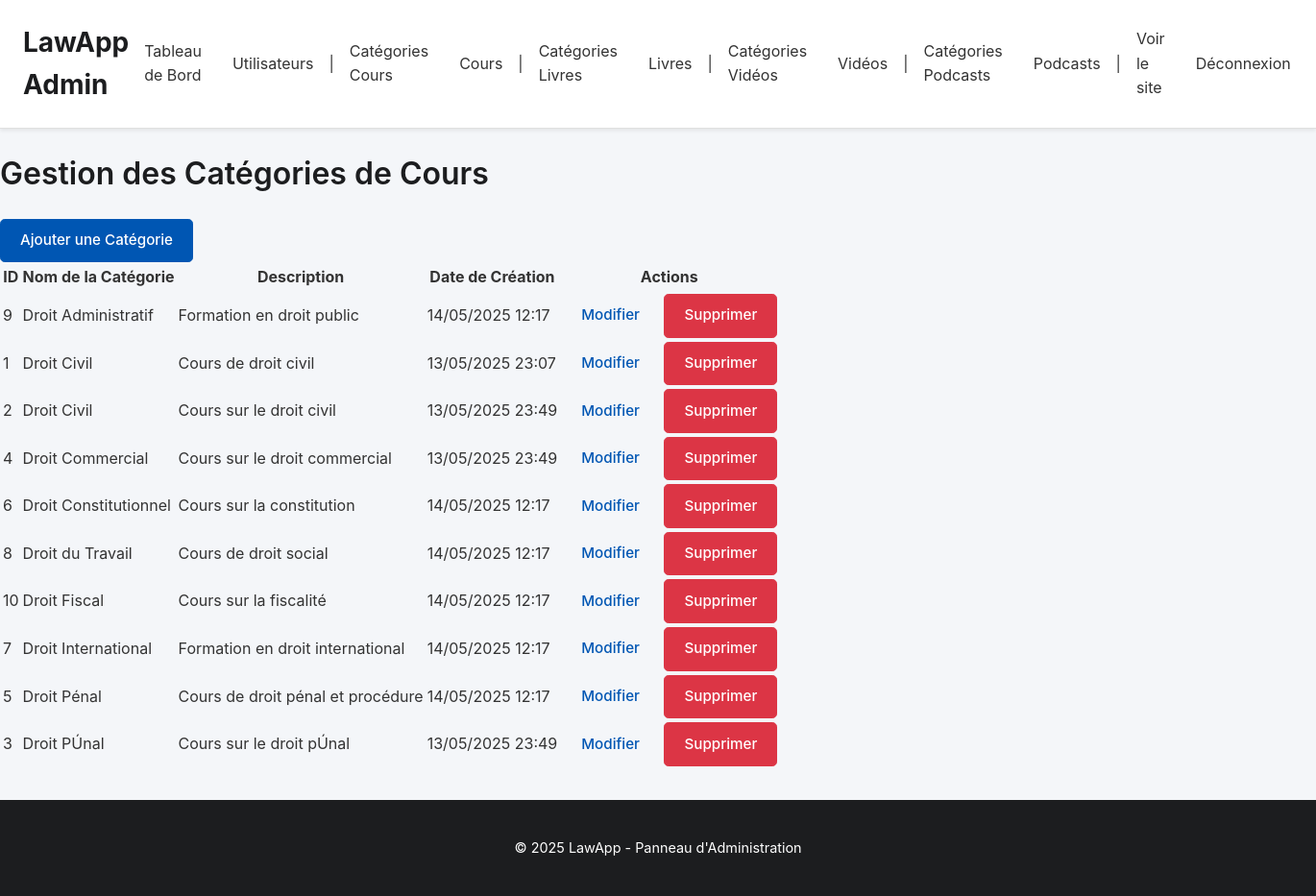
Page /admin/manage_categories_cours.php on the committed database.
### tables this page shows
CREATE TABLE `categories_cours` (
  `id` int(11) NOT NULL AUTO_INCREMENT,
  `nom` varchar(255) NOT NULL,
  `description` text DEFAULT NULL,
  `date_creation` datetime DEFAULT current_timestamp(),
  `date_mise_a_jour` datetime DEFAULT current_timestamp() ON UPDATE current_timestamp(),
  PRIMARY KEY (`id`)
);

### admin/manage_categories_cours.php (the view, shortened to what this page needs)
<?php
require_once __DIR__ . '/admin_auth_check.php';
$pageTitle = 'Gestion des Catégories de Cours';
try {
    $stmt = $pdo->query("SELECT id, nom, description, date_creation FROM categories_cours ORDER BY nom ASC");
    $categories = $stmt->fetchAll(PDO::FETCH_ASSOC);
} catch (PDOException $e) {
    error_log("Erreur lors de la récupération des catégories de cours: " . $e->getMessage());
    $_SESSION['error_message_cat_cours'] = "Erreur DB: " . htmlspecialchars($e->getMessage());
    $categories = [];
}
include 'admin_header.php';
?>
<div class="container mt-4">
    <h1 class="mb-4"><?php echo $pageTitle; ?></h1>
    <a href="categorie_cours_form.php" class="btn btn-primary mb-3">Ajouter une Catégorie</a>
    <div class="table-responsive">
        <table class="table table-striped table-bordered">
            <thead class="thead-dark">
                <tr>
                    <th>ID</th>
                    <th>Nom de la Catégorie</th>
                    <th>Description</th>
                    <th>Date de Création</th>
                    <th>Actions</th>
                </tr>
            </thead>
            <tbody>
                <?php if (empty($categories)): ?>
                    <tr>
                        <td colspan="5" class="text-center">Aucune catégorie de cours trouvée.</td>
                    </tr>
                <?php else: ?>
                    <?php foreach ($categories as $categorie): ?>
                        <tr>
                            <td><?php echo htmlspecialchars($categorie['id']); ?></td>
                            <td><?php echo htmlspecialchars($categorie['nom']); ?></td>
                            <td><?php echo nl2br(htmlspecialchars($categorie['description'] ?? 'N/A')); ?></td>
                            <td><?php echo date('d/m/Y H:i', strtotime($categorie['date_creation'])); ?></td>
                            <td>
                                <a href="categorie_cours_form.php?id=<?php echo $categorie['id']; ?>" class="btn btn-sm btn-warning">Modifier</a>
                                <a href="categorie_cours_actions.php?action=delete&id=<?php echo $categorie['id']; ?>"
                                   class="btn btn-sm btn-danger"
                                   onclick="return confirm('Êtes-vous sûr de vouloir supprimer cette catégorie ? Cette action est irréversible.');">Supprimer</a>
                            </td>
                        </tr>
                    <?php endforeach; ?>
                <?php endif; ?>
            </tbody>
        </table>
    </div>
</div>
<?php include 'admin_footer.php'; ?>

### admin/css/admin_style.css (style rules this page uses)
:root { --admin-bg-color: #f4f6f9; --admin-text-color: #333; --admin-primary-color: #0056b3; --admin-primary-hover-color: #004085; --admin-header-bg-color: #ffffff; --admin-header-text-color: #333; --admin-nav-link-color: #333; --admin-nav-link-hover-color: var(--admin-primary-color); --admin-section-bg-color: #ffffff; --admin-border-color: #e0e0e0; --admin-heading-color: #1c1d1f; --admin-button-bg-color: var(--admin-primary-color); --admin-button-text-color: #ffffff; --admin-button-hover-bg-color: var(--admin-primary-hover-color); --admin-link-color: var(--admin-primary-color); --admin-link-hover-color: var(--admin-primary-hover-color); --admin-card-shadow: 0 4px 8px rgba(0,0,0,0.05); --admin-font-family-sans-serif: -apple-system, BlinkMacSystemFont, "Segoe UI", Roboto, "Helvetica Neue", Arial, sans-serif, "Apple Color Emoji", "Segoe UI Emoji", "Segoe UI Symbol"; --admin-table-header-bg: #f3f4f6; --admin-table-border-color: #d1d5db; --admin-primary-color-rgb-tuple: 0,86,179; }
body { font-family: var(--admin-font-family-sans-serif); margin: 0; background-color: var(--admin-bg-color); color: var(--admin-text-color); display: flex; flex-direction: column; min-height: 100vh; line-height: 1.6; }
h1, h2, h3, h4, h5, h6 { color: var(--admin-heading-color); font-weight: 600; }
a { color: var(--admin-link-color); text-decoration: none; transition: color 0.2s ease-in-out; }
.btn { display: inline-block; padding: 0.65rem 1.25rem; font-size: 0.95rem; font-weight: 500; line-height: 1.5; text-align: center; text-decoration: none; vertical-align: middle; cursor: pointer; user-select: none; border: 1px solid transparent; border-radius: 0.3rem; transition: color .15s ease-in-out,background-color .15s ease-in-out,border-color .15s ease-in-out,box-shadow .15s ease-in-out; }
.btn-primary { color: var(--admin-button-text-color); background-color: var(--admin-button-bg-color); border-color: var(--admin-button-bg-color); }
.btn-danger { color: #fff; background-color: #dc3545; border-color: #dc3545; }

### rows in the picture
categories_cours: id "9", nom "Droit Administratif", description "Formation en droit public", date_creation "14/05/2025 12:17"
categories_cours: id "1", nom "Droit Civil", description "Cours de droit civil", date_creation "13/05/2025 23:07"
categories_cours: id "2", nom "Droit Civil", description "Cours sur le droit civil", date_creation "13/05/2025 23:49"
categories_cours: id "4", nom "Droit Commercial", description "Cours sur le droit commercial", date_creation "13/05/2025 23:49"
categories_cours: id "6", nom "Droit Constitutionnel", description "Cours sur la constitution", date_creation "14/05/2025 12:17"
categories_cours: id "8", nom "Droit du Travail", description "Cours de droit social", date_creation "14/05/2025 12:17"
categories_cours: id "10", nom "Droit Fiscal", description "Cours sur la fiscalité", date_creation "14/05/2025 12:17"
categories_cours: id "7", nom "Droit International", description "Formation en droit international", date_creation "14/05/2025 12:17"
categories_cours: id "5", nom "Droit Pénal", description "Cours de droit pénal et procédure", date_creation "14/05/2025 12:17"
categories_cours: id "3", nom "Droit PÚnal", description "Cours sur le droit pÚnal", date_creation "13/05/2025 23:49"

### other values in the picture
$pageTitle "Gestion des Catégories de Cours"
